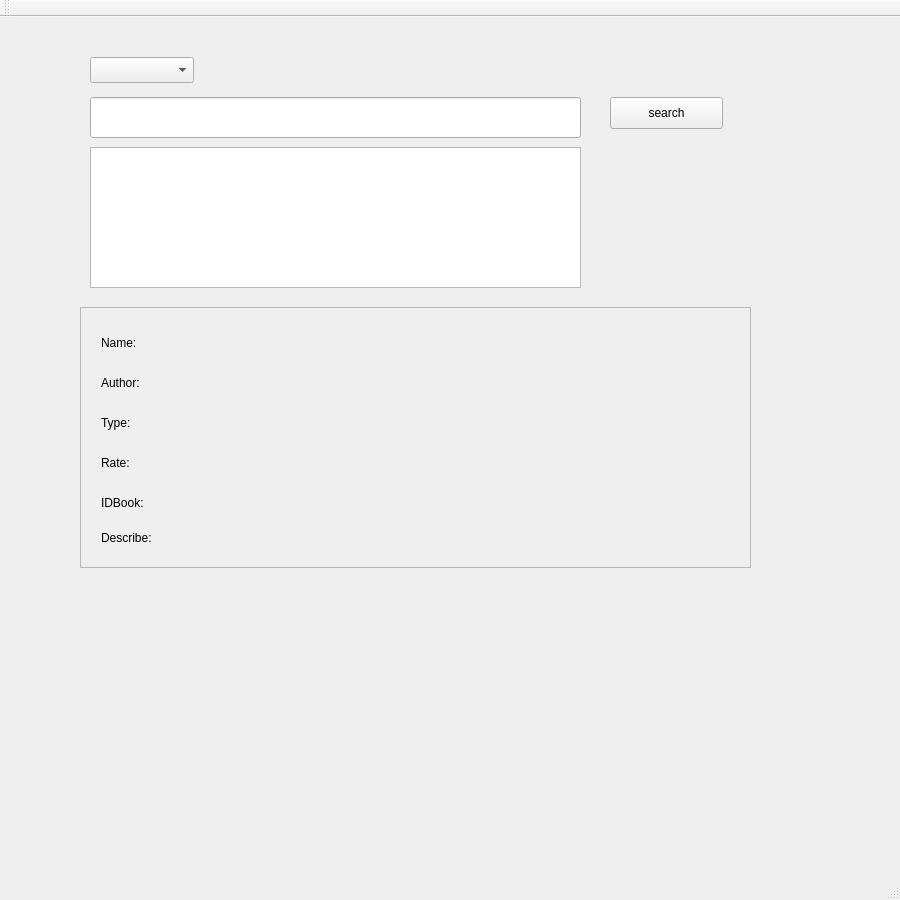
<?xml version="1.0" encoding="UTF-8"?>
<ui version="4.0">
 <class>MainWindow</class>
 <widget class="QMainWindow" name="MainWindow">
  <property name="geometry">
   <rect>
    <x>0</x>
    <y>0</y>
    <width>900</width>
    <height>900</height>
   </rect>
  </property>
  <property name="windowTitle">
   <string>MainWindow</string>
  </property>
  <widget class="QWidget" name="centralWidget">
   <widget class="QStackedWidget" name="stackedWidget">
    <property name="geometry">
     <rect>
      <x>0</x>
      <y>0</y>
      <width>900</width>
      <height>900</height>
     </rect>
    </property>
    <property name="currentIndex">
     <number>4</number>
    </property>
    <widget class="QWidget" name="page">
     <widget class="QPushButton" name="ExitBtn">
      <property name="geometry">
       <rect>
        <x>790</x>
        <y>800</y>
        <width>100</width>
        <height>30</height>
       </rect>
      </property>
      <property name="text">
       <string>EXIT</string>
      </property>
     </widget>
     <widget class="QWidget" name="layoutWidget">
      <property name="geometry">
       <rect>
        <x>13</x>
        <y>10</y>
        <width>881</width>
        <height>38</height>
       </rect>
      </property>
      <layout class="QHBoxLayout" name="horizontalLayout_5">
       <item>
        <widget class="QLabel" name="label_3">
         <property name="font">
          <font>
           <family>Ravie</family>
           <pointsize>20</pointsize>
          </font>
         </property>
         <property name="text">
          <string>LIBPRO</string>
         </property>
        </widget>
       </item>
       <item>
        <layout class="QHBoxLayout" name="horizontalLayout_4">
         <item>
          <layout class="QHBoxLayout" name="horizontalLayout_3">
           <item>
            <widget class="QLabel" name="label">
             <property name="text">
              <string>Account Name</string>
             </property>
            </widget>
           </item>
           <item>
            <widget class="QLineEdit" name="AccountEdit"/>
           </item>
          </layout>
         </item>
         <item>
          <layout class="QHBoxLayout" name="horizontalLayout_2">
           <item>
            <widget class="QLabel" name="label_2">
             <property name="text">
              <string>Password</string>
             </property>
            </widget>
           </item>
           <item>
            <widget class="QLineEdit" name="PassEdit">
             <property name="echoMode">
              <enum>QLineEdit::Password</enum>
             </property>
            </widget>
           </item>
          </layout>
         </item>
         <item>
          <layout class="QHBoxLayout" name="horizontalLayout">
           <item>
            <widget class="QPushButton" name="Loginbtn">
             <property name="text">
              <string>Login</string>
             </property>
            </widget>
           </item>
           <item>
            <widget class="QPushButton" name="Registerbtn">
             <property name="text">
              <string>Register</string>
             </property>
            </widget>
           </item>
          </layout>
         </item>
        </layout>
       </item>
      </layout>
     </widget>
    </widget>
    <widget class="QWidget" name="page_2">
     <widget class="QPushButton" name="LogOut">
      <property name="geometry">
       <rect>
        <x>790</x>
        <y>800</y>
        <width>100</width>
        <height>30</height>
       </rect>
      </property>
      <property name="text">
       <string>Logout</string>
      </property>
     </widget>
     <widget class="QGroupBox" name="groupBox">
      <property name="geometry">
       <rect>
        <x>100</x>
        <y>150</y>
        <width>700</width>
        <height>270</height>
       </rect>
      </property>
      <property name="title">
       <string>GroupBox</string>
      </property>
      <widget class="QPushButton" name="BookShow">
       <property name="geometry">
        <rect>
         <x>20</x>
         <y>20</y>
         <width>310</width>
         <height>30</height>
        </rect>
       </property>
       <property name="text">
        <string>PushButton</string>
       </property>
      </widget>
      <widget class="QPushButton" name="BookShow_2">
       <property name="geometry">
        <rect>
         <x>20</x>
         <y>60</y>
         <width>310</width>
         <height>30</height>
        </rect>
       </property>
       <property name="text">
        <string>PushButton</string>
       </property>
      </widget>
      <widget class="QPushButton" name="BookShow_3">
       <property name="geometry">
        <rect>
         <x>20</x>
         <y>100</y>
         <width>310</width>
         <height>30</height>
        </rect>
       </property>
       <property name="text">
        <string>PushButton</string>
       </property>
      </widget>
      <widget class="QPushButton" name="BookShow_4">
       <property name="geometry">
        <rect>
         <x>20</x>
         <y>140</y>
         <width>310</width>
         <height>30</height>
        </rect>
       </property>
       <property name="text">
        <string>PushButton</string>
       </property>
      </widget>
      <widget class="QPushButton" name="BookShow_5">
       <property name="geometry">
        <rect>
         <x>20</x>
         <y>180</y>
         <width>310</width>
         <height>30</height>
        </rect>
       </property>
       <property name="text">
        <string>PushButton</string>
       </property>
      </widget>
      <widget class="QPushButton" name="BookShow_6">
       <property name="geometry">
        <rect>
         <x>370</x>
         <y>20</y>
         <width>310</width>
         <height>30</height>
        </rect>
       </property>
       <property name="text">
        <string>PushButton</string>
       </property>
      </widget>
      <widget class="QPushButton" name="BookShow_7">
       <property name="geometry">
        <rect>
         <x>370</x>
         <y>60</y>
         <width>310</width>
         <height>30</height>
        </rect>
       </property>
       <property name="text">
        <string>PushButton</string>
       </property>
      </widget>
      <widget class="QPushButton" name="BookShow_8">
       <property name="geometry">
        <rect>
         <x>370</x>
         <y>100</y>
         <width>310</width>
         <height>30</height>
        </rect>
       </property>
       <property name="text">
        <string>PushButton</string>
       </property>
      </widget>
      <widget class="QPushButton" name="BookShow_9">
       <property name="geometry">
        <rect>
         <x>370</x>
         <y>140</y>
         <width>310</width>
         <height>30</height>
        </rect>
       </property>
       <property name="text">
        <string>PushButton</string>
       </property>
      </widget>
      <widget class="QPushButton" name="BookShow_10">
       <property name="geometry">
        <rect>
         <x>370</x>
         <y>180</y>
         <width>310</width>
         <height>30</height>
        </rect>
       </property>
       <property name="text">
        <string>PushButton</string>
       </property>
      </widget>
      <widget class="QWidget" name="layoutWidget">
       <property name="geometry">
        <rect>
         <x>18</x>
         <y>230</y>
         <width>661</width>
         <height>32</height>
        </rect>
       </property>
       <layout class="QHBoxLayout" name="horizontalLayout_6">
        <item>
         <widget class="QPushButton" name="pushButton">
          <property name="text">
           <string>HOT BOOK!</string>
          </property>
         </widget>
        </item>
        <item>
         <widget class="QPushButton" name="pushButton_2">
          <property name="text">
           <string>NEW BOOK!</string>
          </property>
         </widget>
        </item>
        <item>
         <widget class="QPushButton" name="pushButton_3">
          <property name="text">
           <string>OLD GOOD BOOK!</string>
          </property>
         </widget>
        </item>
       </layout>
      </widget>
     </widget>
     <widget class="QScrollArea" name="scrollArea">
      <property name="geometry">
       <rect>
        <x>100</x>
        <y>450</y>
        <width>700</width>
        <height>300</height>
       </rect>
      </property>
      <property name="widgetResizable">
       <bool>true</bool>
      </property>
      <widget class="QWidget" name="scrollAreaWidgetContents">
       <property name="geometry">
        <rect>
         <x>0</x>
         <y>0</y>
         <width>698</width>
         <height>298</height>
        </rect>
       </property>
       <widget class="QLabel" name="BookName">
        <property name="geometry">
         <rect>
          <x>20</x>
          <y>20</y>
          <width>660</width>
          <height>30</height>
         </rect>
        </property>
        <property name="text">
         <string>Name:</string>
        </property>
       </widget>
       <widget class="QLabel" name="BookAuthor">
        <property name="geometry">
         <rect>
          <x>20</x>
          <y>60</y>
          <width>660</width>
          <height>30</height>
         </rect>
        </property>
        <property name="text">
         <string>Author:</string>
        </property>
       </widget>
       <widget class="QLabel" name="BookType">
        <property name="geometry">
         <rect>
          <x>20</x>
          <y>100</y>
          <width>660</width>
          <height>30</height>
         </rect>
        </property>
        <property name="text">
         <string>Type:</string>
        </property>
       </widget>
       <widget class="QLabel" name="BookRate">
        <property name="geometry">
         <rect>
          <x>20</x>
          <y>140</y>
          <width>660</width>
          <height>30</height>
         </rect>
        </property>
        <property name="text">
         <string>Rate:</string>
        </property>
       </widget>
       <widget class="QLabel" name="BookDes">
        <property name="geometry">
         <rect>
          <x>20</x>
          <y>179</y>
          <width>660</width>
          <height>101</height>
         </rect>
        </property>
        <property name="text">
         <string>Describe:</string>
        </property>
       </widget>
      </widget>
     </widget>
     <widget class="QGroupBox" name="groupBox_2">
      <property name="geometry">
       <rect>
        <x>0</x>
        <y>0</y>
        <width>340</width>
        <height>150</height>
       </rect>
      </property>
      <property name="title">
       <string>GroupBox</string>
      </property>
      <widget class="QWidget" name="layoutWidget">
       <property name="geometry">
        <rect>
         <x>0</x>
         <y>10</y>
         <width>331</width>
         <height>141</height>
        </rect>
       </property>
       <layout class="QVBoxLayout" name="verticalLayout">
        <item>
         <widget class="QLabel" name="Name">
          <property name="text">
           <string>Name:</string>
          </property>
         </widget>
        </item>
        <item>
         <widget class="QLabel" name="ID">
          <property name="text">
           <string>ID:</string>
          </property>
         </widget>
        </item>
        <item>
         <widget class="QLabel" name="AccName">
          <property name="text">
           <string>Account:</string>
          </property>
         </widget>
        </item>
        <item>
         <widget class="QPushButton" name="ChangeInfo">
          <property name="text">
           <string>Full Info</string>
          </property>
         </widget>
        </item>
        <item>
         <widget class="QPushButton" name="OK">
          <property name="text">
           <string>OK</string>
          </property>
         </widget>
        </item>
       </layout>
      </widget>
     </widget>
     <widget class="QPushButton" name="pushButton_4">
      <property name="geometry">
       <rect>
        <x>0</x>
        <y>0</y>
        <width>100</width>
        <height>30</height>
       </rect>
      </property>
      <property name="text">
       <string>User Info</string>
      </property>
     </widget>
     <widget class="QPushButton" name="AdminTab">
      <property name="geometry">
       <rect>
        <x>400</x>
        <y>30</y>
        <width>100</width>
        <height>30</height>
       </rect>
      </property>
      <property name="text">
       <string>Admin Screen</string>
      </property>
     </widget>
     <widget class="QPushButton" name="blirarian_2">
      <property name="geometry">
       <rect>
        <x>400</x>
        <y>90</y>
        <width>100</width>
        <height>30</height>
       </rect>
      </property>
      <property name="text">
       <string>Blirarian</string>
      </property>
     </widget>
     <widget class="QPushButton" name="pushButton_5">
      <property name="geometry">
       <rect>
        <x>100</x>
        <y>800</y>
        <width>100</width>
        <height>30</height>
       </rect>
      </property>
      <property name="text">
       <string>Add to cart</string>
      </property>
     </widget>
     <widget class="QPushButton" name="Cart">
      <property name="geometry">
       <rect>
        <x>280</x>
        <y>800</y>
        <width>100</width>
        <height>30</height>
       </rect>
      </property>
      <property name="text">
       <string>Go to Cart</string>
      </property>
     </widget>
    </widget>
    <widget class="QWidget" name="page_3">
     <widget class="QGroupBox" name="groupBox_3">
      <property name="geometry">
       <rect>
        <x>0</x>
        <y>150</y>
        <width>600</width>
        <height>700</height>
       </rect>
      </property>
      <property name="title">
       <string>GroupBox</string>
      </property>
      <widget class="QWidget" name="layoutWidget">
       <property name="geometry">
        <rect>
         <x>0</x>
         <y>10</y>
         <width>591</width>
         <height>681</height>
        </rect>
       </property>
       <layout class="QVBoxLayout" name="verticalLayout_2">
        <item>
         <layout class="QHBoxLayout" name="horizontalLayout_9">
          <item>
           <widget class="QLabel" name="label_4">
            <property name="text">
             <string>TextLabel</string>
            </property>
           </widget>
          </item>
          <item>
           <widget class="QLineEdit" name="lineEdit"/>
          </item>
         </layout>
        </item>
        <item>
         <layout class="QHBoxLayout" name="horizontalLayout_8">
          <item>
           <widget class="QListWidget" name="listWidget"/>
          </item>
          <item>
           <widget class="QListWidget" name="listWidget_2"/>
          </item>
         </layout>
        </item>
        <item>
         <layout class="QHBoxLayout" name="horizontalLayout_7">
          <item>
           <widget class="QPushButton" name="pushButton_6">
            <property name="text">
             <string>Reset Password</string>
            </property>
           </widget>
          </item>
         </layout>
        </item>
       </layout>
      </widget>
     </widget>
     <widget class="QPushButton" name="Exit">
      <property name="geometry">
       <rect>
        <x>750</x>
        <y>800</y>
        <width>100</width>
        <height>30</height>
       </rect>
      </property>
      <property name="text">
       <string>Logout</string>
      </property>
     </widget>
     <widget class="QGroupBox" name="groupBox_4">
      <property name="geometry">
       <rect>
        <x>0</x>
        <y>0</y>
        <width>340</width>
        <height>150</height>
       </rect>
      </property>
      <property name="title">
       <string>GroupBox</string>
      </property>
      <widget class="QWidget" name="layoutWidget_2">
       <property name="geometry">
        <rect>
         <x>0</x>
         <y>10</y>
         <width>331</width>
         <height>131</height>
        </rect>
       </property>
       <layout class="QVBoxLayout" name="verticalLayout_3">
        <item>
         <widget class="QLabel" name="Name_2">
          <property name="text">
           <string>Name:</string>
          </property>
         </widget>
        </item>
        <item>
         <widget class="QLabel" name="ID_2">
          <property name="text">
           <string>ID:</string>
          </property>
         </widget>
        </item>
        <item>
         <widget class="QLabel" name="AccName_2">
          <property name="text">
           <string>Account:</string>
          </property>
         </widget>
        </item>
       </layout>
      </widget>
     </widget>
     <widget class="QPushButton" name="Reader">
      <property name="geometry">
       <rect>
        <x>400</x>
        <y>30</y>
        <width>100</width>
        <height>30</height>
       </rect>
      </property>
      <property name="text">
       <string>Reader</string>
      </property>
     </widget>
     <widget class="QPushButton" name="blirarian">
      <property name="geometry">
       <rect>
        <x>400</x>
        <y>90</y>
        <width>100</width>
        <height>30</height>
       </rect>
      </property>
      <property name="text">
       <string>Blirarian</string>
      </property>
     </widget>
    </widget>
    <widget class="QWidget" name="page_4">
     <widget class="QGroupBox" name="groupBox_5">
      <property name="geometry">
       <rect>
        <x>0</x>
        <y>0</y>
        <width>340</width>
        <height>150</height>
       </rect>
      </property>
      <property name="title">
       <string>GroupBox</string>
      </property>
      <widget class="QWidget" name="layoutWidget_3">
       <property name="geometry">
        <rect>
         <x>0</x>
         <y>10</y>
         <width>331</width>
         <height>131</height>
        </rect>
       </property>
       <layout class="QVBoxLayout" name="verticalLayout_4">
        <item>
         <widget class="QLabel" name="Name_3">
          <property name="text">
           <string>Name:</string>
          </property>
         </widget>
        </item>
        <item>
         <widget class="QLabel" name="ID_3">
          <property name="text">
           <string>ID:</string>
          </property>
         </widget>
        </item>
        <item>
         <widget class="QLabel" name="AccName_3">
          <property name="text">
           <string>Account:</string>
          </property>
         </widget>
        </item>
       </layout>
      </widget>
     </widget>
     <widget class="QPushButton" name="Reader111">
      <property name="geometry">
       <rect>
        <x>400</x>
        <y>30</y>
        <width>100</width>
        <height>30</height>
       </rect>
      </property>
      <property name="text">
       <string>Admin</string>
      </property>
     </widget>
     <widget class="QPushButton" name="Admin111">
      <property name="geometry">
       <rect>
        <x>400</x>
        <y>90</y>
        <width>100</width>
        <height>30</height>
       </rect>
      </property>
      <property name="text">
       <string>Reader</string>
      </property>
     </widget>
     <widget class="QPushButton" name="logoutblirarian">
      <property name="geometry">
       <rect>
        <x>750</x>
        <y>800</y>
        <width>100</width>
        <height>30</height>
       </rect>
      </property>
      <property name="text">
       <string>Logout</string>
      </property>
     </widget>
     <widget class="QPushButton" name="Admin111_2">
      <property name="geometry">
       <rect>
        <x>560</x>
        <y>90</y>
        <width>100</width>
        <height>30</height>
       </rect>
      </property>
      <property name="text">
       <string>Add Book</string>
      </property>
     </widget>
     <widget class="QWidget" name="layoutWidget">
      <property name="geometry">
       <rect>
        <x>0</x>
        <y>190</y>
        <width>681</width>
        <height>241</height>
       </rect>
      </property>
      <layout class="QVBoxLayout" name="verticalLayout_5">
       <item>
        <widget class="QLabel" name="label_5">
         <property name="text">
          <string>List of request</string>
         </property>
        </widget>
       </item>
       <item>
        <layout class="QHBoxLayout" name="horizontalLayout_10">
         <item>
          <widget class="QListWidget" name="listWidget_3"/>
         </item>
         <item>
          <widget class="QListWidget" name="listWidget_4"/>
         </item>
        </layout>
       </item>
       <item>
        <widget class="QPushButton" name="accept">
         <property name="text">
          <string>Accept</string>
         </property>
        </widget>
       </item>
      </layout>
     </widget>
     <widget class="QWidget" name="layoutWidget">
      <property name="geometry">
       <rect>
        <x>0</x>
        <y>430</y>
        <width>681</width>
        <height>401</height>
       </rect>
      </property>
      <layout class="QVBoxLayout" name="verticalLayout_8">
       <item>
        <layout class="QHBoxLayout" name="horizontalLayout_13">
         <item>
          <widget class="QLabel" name="label_7">
           <property name="text">
            <string> Search Book:  </string>
           </property>
          </widget>
         </item>
         <item>
          <widget class="QLineEdit" name="lineEdit_2">
           <property name="text">
            <string/>
           </property>
          </widget>
         </item>
        </layout>
       </item>
       <item>
        <layout class="QHBoxLayout" name="horizontalLayout_12">
         <item>
          <widget class="QListWidget" name="listWidget_7"/>
         </item>
         <item>
          <widget class="QListWidget" name="listWidget_8"/>
         </item>
        </layout>
       </item>
       <item>
        <widget class="QPushButton" name="pushButton_7">
         <property name="text">
          <string>Delete Book</string>
         </property>
        </widget>
       </item>
       <item>
        <widget class="QPushButton" name="pushButton_9">
         <property name="text">
          <string>Change Info</string>
         </property>
        </widget>
       </item>
      </layout>
     </widget>
    </widget>
    <widget class="QWidget" name="page_6">
     <widget class="QComboBox" name="comboBox">
      <property name="geometry">
       <rect>
        <x>90</x>
        <y>40</y>
        <width>104</width>
        <height>26</height>
       </rect>
      </property>
     </widget>
     <widget class="QScrollArea" name="scrollArea_2">
      <property name="geometry">
       <rect>
        <x>80</x>
        <y>290</y>
        <width>671</width>
        <height>261</height>
       </rect>
      </property>
      <property name="widgetResizable">
       <bool>true</bool>
      </property>
      <widget class="QWidget" name="scrollAreaWidgetContents_2">
       <property name="geometry">
        <rect>
         <x>0</x>
         <y>0</y>
         <width>669</width>
         <height>259</height>
        </rect>
       </property>
       <widget class="QLabel" name="BookName_2">
        <property name="geometry">
         <rect>
          <x>20</x>
          <y>20</y>
          <width>660</width>
          <height>30</height>
         </rect>
        </property>
        <property name="text">
         <string>Name:</string>
        </property>
       </widget>
       <widget class="QLabel" name="BookAuthor_2">
        <property name="geometry">
         <rect>
          <x>20</x>
          <y>60</y>
          <width>660</width>
          <height>30</height>
         </rect>
        </property>
        <property name="text">
         <string>Author:</string>
        </property>
       </widget>
       <widget class="QLabel" name="BookType_2">
        <property name="geometry">
         <rect>
          <x>20</x>
          <y>100</y>
          <width>660</width>
          <height>30</height>
         </rect>
        </property>
        <property name="text">
         <string>Type:</string>
        </property>
       </widget>
       <widget class="QLabel" name="BookRate_2">
        <property name="geometry">
         <rect>
          <x>20</x>
          <y>140</y>
          <width>660</width>
          <height>30</height>
         </rect>
        </property>
        <property name="text">
         <string>Rate:</string>
        </property>
       </widget>
       <widget class="QLabel" name="BookDes_2">
        <property name="geometry">
         <rect>
          <x>20</x>
          <y>180</y>
          <width>660</width>
          <height>100</height>
         </rect>
        </property>
        <property name="text">
         <string>Describe:</string>
        </property>
       </widget>
       <widget class="QLabel" name="IDBook">
        <property name="geometry">
         <rect>
          <x>20</x>
          <y>180</y>
          <width>660</width>
          <height>30</height>
         </rect>
        </property>
        <property name="text">
         <string>IDBook:</string>
        </property>
       </widget>
      </widget>
     </widget>
     <widget class="QListWidget" name="listWidget_9">
      <property name="geometry">
       <rect>
        <x>90</x>
        <y>130</y>
        <width>491</width>
        <height>141</height>
       </rect>
      </property>
     </widget>
     <widget class="QPushButton" name="pushButton_10">
      <property name="geometry">
       <rect>
        <x>610</x>
        <y>80</y>
        <width>113</width>
        <height>32</height>
       </rect>
      </property>
      <property name="text">
       <string>search</string>
      </property>
     </widget>
     <widget class="QLineEdit" name="txtSearch">
      <property name="geometry">
       <rect>
        <x>90</x>
        <y>80</y>
        <width>491</width>
        <height>41</height>
       </rect>
      </property>
     </widget>
    </widget>
    <widget class="QWidget" name="page_5">
     <widget class="QGroupBox" name="groupBox_6">
      <property name="geometry">
       <rect>
        <x>0</x>
        <y>0</y>
        <width>340</width>
        <height>150</height>
       </rect>
      </property>
      <property name="title">
       <string>GroupBox</string>
      </property>
      <widget class="QWidget" name="layoutWidget_4">
       <property name="geometry">
        <rect>
         <x>0</x>
         <y>10</y>
         <width>331</width>
         <height>131</height>
        </rect>
       </property>
       <layout class="QVBoxLayout" name="verticalLayout_6">
        <item>
         <widget class="QLabel" name="Name_4">
          <property name="text">
           <string>Name:</string>
          </property>
         </widget>
        </item>
        <item>
         <widget class="QLabel" name="ID_4">
          <property name="text">
           <string>ID:</string>
          </property>
         </widget>
        </item>
        <item>
         <widget class="QLabel" name="AccName_4">
          <property name="text">
           <string>Account:</string>
          </property>
         </widget>
        </item>
       </layout>
      </widget>
     </widget>
     <widget class="QPushButton" name="Back">
      <property name="geometry">
       <rect>
        <x>750</x>
        <y>800</y>
        <width>100</width>
        <height>30</height>
       </rect>
      </property>
      <property name="text">
       <string>Back</string>
      </property>
     </widget>
     <widget class="QWidget" name="layoutWidget">
      <property name="geometry">
       <rect>
        <x>0</x>
        <y>180</y>
        <width>681</width>
        <height>661</height>
       </rect>
      </property>
      <layout class="QVBoxLayout" name="verticalLayout_7">
       <item>
        <widget class="QLabel" name="label_6">
         <property name="text">
          <string>List of request</string>
         </property>
        </widget>
       </item>
       <item>
        <layout class="QHBoxLayout" name="horizontalLayout_11">
         <item>
          <widget class="QListWidget" name="listWidget_5"/>
         </item>
         <item>
          <widget class="QListWidget" name="listWidget_6"/>
         </item>
        </layout>
       </item>
       <item>
        <widget class="QPushButton" name="pushButton_8">
         <property name="text">
          <string>Send Request</string>
         </property>
        </widget>
       </item>
      </layout>
     </widget>
    </widget>
   </widget>
  </widget>
  <widget class="QMenuBar" name="menuBar">
   <property name="geometry">
    <rect>
     <x>0</x>
     <y>0</y>
     <width>900</width>
     <height>22</height>
    </rect>
   </property>
  </widget>
  <widget class="QToolBar" name="mainToolBar">
   <attribute name="toolBarArea">
    <enum>TopToolBarArea</enum>
   </attribute>
   <attribute name="toolBarBreak">
    <bool>false</bool>
   </attribute>
  </widget>
  <widget class="QStatusBar" name="statusBar"/>
 </widget>
 <layoutdefault spacing="6" margin="11"/>
 <resources/>
 <connections/>
</ui>
